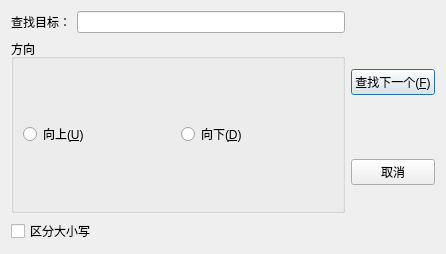
<?xml version="1.0" encoding="UTF-8"?>
<ui version="4.0">
 <class>FindDialog</class>
 <widget class="QDialog" name="FindDialog">
  <property name="geometry">
   <rect>
    <x>0</x>
    <y>0</y>
    <width>446</width>
    <height>254</height>
   </rect>
  </property>
  <property name="windowTitle">
   <string>查找</string>
  </property>
  <layout class="QHBoxLayout" name="horizontalLayout_3">
   <item>
    <layout class="QVBoxLayout" name="verticalLayout_3">
     <item>
      <layout class="QHBoxLayout" name="horizontalLayout">
       <item>
        <widget class="QLabel" name="label">
         <property name="text">
          <string>查找目标：</string>
         </property>
        </widget>
       </item>
       <item>
        <widget class="QLineEdit" name="FindText"/>
       </item>
      </layout>
     </item>
     <item>
      <layout class="QVBoxLayout" name="verticalLayout_2">
       <item>
        <widget class="QGroupBox" name="groupBox">
         <property name="title">
          <string>方向</string>
         </property>
         <layout class="QHBoxLayout" name="horizontalLayout_2">
          <item>
           <widget class="QRadioButton" name="rbUp">
            <property name="text">
             <string>向上(&amp;U)</string>
            </property>
           </widget>
          </item>
          <item>
           <widget class="QRadioButton" name="rbDown">
            <property name="text">
             <string>向下(&amp;D)</string>
            </property>
           </widget>
          </item>
         </layout>
        </widget>
       </item>
       <item>
        <widget class="QCheckBox" name="cbCaseSensitive">
         <property name="text">
          <string>区分大小写</string>
         </property>
        </widget>
       </item>
      </layout>
     </item>
    </layout>
   </item>
   <item>
    <layout class="QVBoxLayout" name="verticalLayout">
     <item>
      <widget class="QPushButton" name="btFindNext">
       <property name="text">
        <string>查找下一个(&amp;F)</string>
       </property>
      </widget>
     </item>
     <item>
      <widget class="QPushButton" name="btCancel">
       <property name="text">
        <string>取消</string>
       </property>
      </widget>
     </item>
    </layout>
   </item>
  </layout>
 </widget>
 <resources/>
 <connections/>
</ui>
